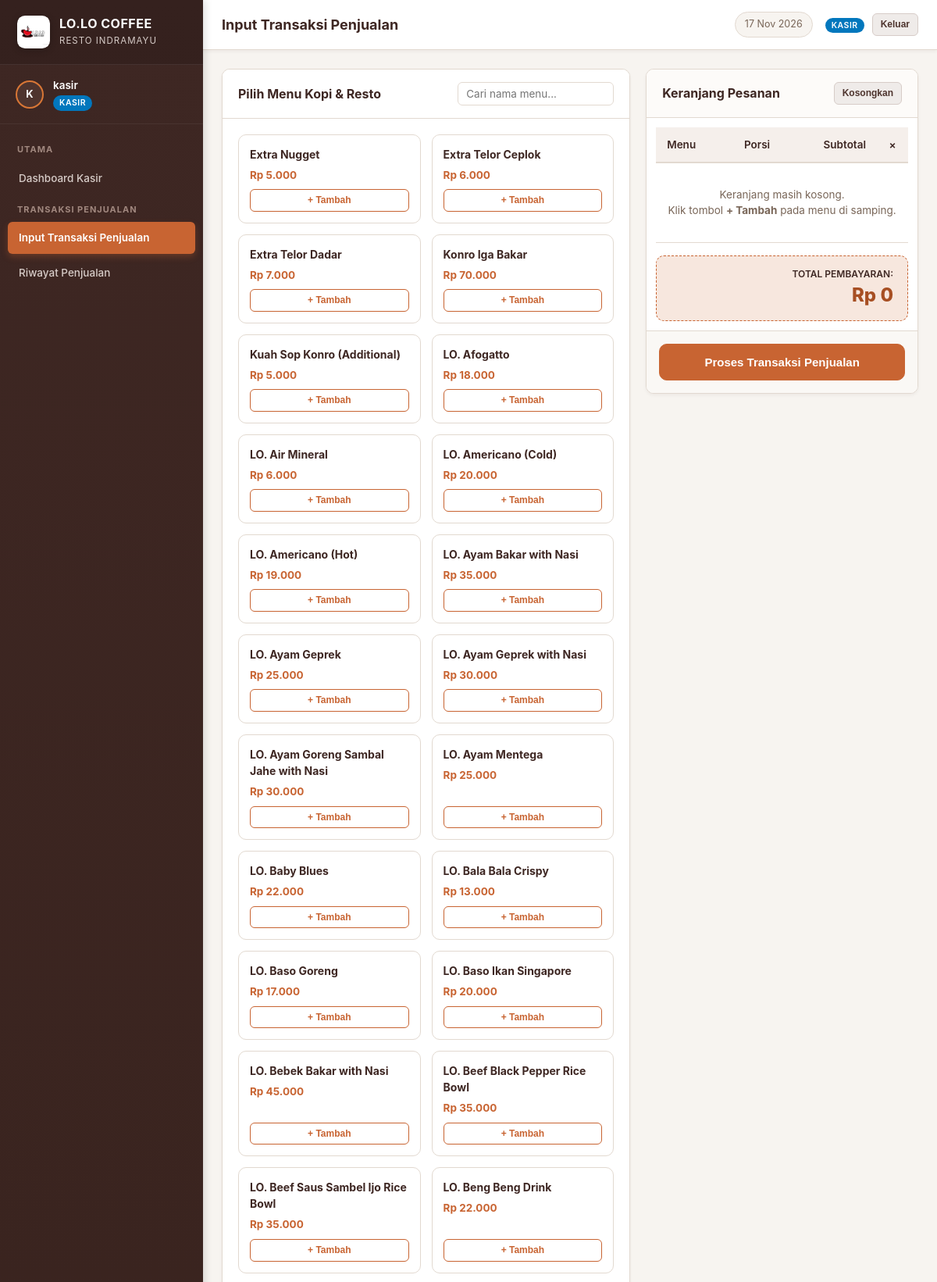
The app's page /pages/kasir/penjualan.php (signed in, upper part) with its own data.
### tables this page shows
CREATE TABLE `menu` (
    `id_menu` INT AUTO_INCREMENT PRIMARY KEY,
    `nama_menu` VARCHAR(100) NOT NULL,
    `harga` DECIMAL(12,2) NOT NULL DEFAULT 0.00,
    `created_at` TIMESTAMP DEFAULT CURRENT_TIMESTAMP
);

### config/database.php (called while the page is built, shortened)
<?php
class Database {
    private static $host = '127.0.0.1';
    private static $db_name = 'proyek 1';
    private static $username = 'root';
    private static $password = '';
    private static $conn = null;
    public static function getConnection() {
        if (self::$conn === null) {
            try {
                $options = [
                    PDO::ATTR_ERRMODE => PDO::ERRMODE_EXCEPTION,
                    PDO::ATTR_DEFAULT_FETCH_MODE => PDO::FETCH_ASSOC,
                    PDO::ATTR_EMULATE_PREPARES => true,
                    PDO::MYSQL_ATTR_MULTI_STATEMENTS => true,
                ];
                $dsn = "mysql:host=" . self::$host . ";dbname=" . self::$db_name . ";charset=utf8mb4";
                try {
                    self::$conn = new PDO($dsn, self::$username, self::$password, $options);
                } catch (PDOException $e) {
                    if ($e->getCode() == 1049 || strpos($e->getMessage(), 'Unknown database') !== false) {
                        $serverPdo = new PDO("mysql:host=" . self::$host . ";charset=utf8mb4", self::$username, self::$password, $options);
                        $serverPdo->exec("CREATE DATABASE IF NOT EXISTS `" . self::$db_name . "` DEFAULT CHARACTER SET utf8mb4 COLLATE utf8mb4_unicode_ci;");
                        self::$conn = new PDO($dsn, self::$username, self::$password, $options);
                    } else {
                        throw $e;
                    }
                }
                $needImport = false;
                $checkTable = self::$conn->query("SHOW TABLES LIKE 'menu'");
                if ($checkTable->rowCount() === 0) {
                    $needImport = true;
                } else {
                    $countMenu = (int)self::$conn->query("SELECT COUNT(*) FROM `menu`")->fetchColumn();
                }
            } catch (PDOException $e) {
                die('<div style="font-family:Segoe UI,sans-serif;max-width:600px;margin:50px auto;padding:24px;background:#fff3cd;border:1px solid #ffeeba;border-radius:8px;color:#856404;">' .
                    '<h3 style="margin-top:0;">Gagal Terhubung ke Database MySQL</h3>' .
                    '<p>Pastikan MySQL di Laragon / XAMPP sudah aktif.</p>' .
                    '<p><small>Detail Error: ' . htmlspecialchars($e->getMessage()) . '</small></p>' .
                    '</div>');
            }
        }
        return self::$conn;
    }
}
if (!function_exists('format_rupiah')) {
    function format_rupiah($angka) {
        return 'Rp ' . number_format((float)$angka, 0, ',', '.');
    }
}

### classes/Menu.php (called while the page is built, shortened)
<?php
require_once __DIR__ . '/../config/database.php';
class Menu {
    private $db;
    public function __construct() {
        $this->db = Database::getConnection();
    }
    public function getAll() {
        $stmt = $this->db->query("SELECT * FROM menu ORDER BY nama_menu ASC");
        return $stmt->fetchAll();
    }
}

### pages/kasir/penjualan.php (the view, shortened to what this page needs)
<?php
require_once __DIR__ . '/../../classes/Menu.php';
$menuModel = new Menu();
$daftarMenu = $menuModel->getAll();
require_once __DIR__ . '/../../includes/header.php';
?>
<div class="pos-layout">
    <div>
        <div class="card">
            <div class="card-header">
                <div class="card-title">Pilih Menu Kopi & Resto</div>
                <input type="text" id="searchMenuInput" placeholder="Cari nama menu..."
                       class="form-control" style="max-width: 200px; padding: 6px 10px;" onkeyup="filterMenuCards()">
            </div>
            <div class="card-body">
                <div class="menu-card-grid" id="menuGrid">
                    <?php foreach ($daftarMenu as $m): ?>
                        <div class="menu-item-box" data-name="<?= strtolower(htmlspecialchars($m['nama_menu'])) ?>">
                            <div>
                                <div class="menu-item-title"><?= htmlspecialchars($m['nama_menu']) ?></div>
                                <div class="menu-item-price"><?= format_rupiah($m['harga']) ?></div>
                            </div>
                            <button type="button" class="btn btn-sm btn-outline"
                                    onclick="addToCart(<?= $m['id_menu'] ?>, '<?= addslashes(htmlspecialchars($m['nama_menu'])) ?>', <?= (float)$m['harga'] ?>)">
                                + Tambah
                            </button>
                        </div>
                    <?php endforeach; ?>
                </div>
            </div>
        </div>
    </div>
    <div>
        <div class="card" style="position: sticky; top: 80px;">
            <div class="card-header" style="background: #FDFBF9;">
                <div class="card-title">Keranjang Pesanan</div>
                <button type="button" class="btn btn-sm btn-secondary" onclick="clearCart()">Kosongkan</button>
            </div>
            <form method="POST" action="" id="formCheckout">
                <div class="card-body" style="padding: 12px;">
                    <div class="table-responsive" style="max-height: 340px; overflow-y:auto;">
                        <table class="table cart-table" id="cartTable">
                            <thead>
                                <tr>
                                    <th>Menu</th>
                                    <th style="width: 80px; text-align:center;">Porsi</th>
                                    <th style="text-align:right;">Subtotal</th>
                                    <th style="width: 40px; text-align:center;">&times;</th>
                                </tr>
                            </thead>
                            <tbody id="cartTableBody">
                                <tr id="emptyCartRow">
                                    <td colspan="4" style="text-align:center; padding: 30px 10px; color: var(--text-muted);">
                                        Keranjang masih kosong.<br>Klik tombol <strong>+ Tambah</strong> pada menu di samping.
                                    </td>
                                </tr>
                            </tbody>
                        </table>
                    </div>
                    <div class="total-display-box">
                        <div class="label">Total Pembayaran:</div>
                        <div class="amount" id="lblTotalBayar">Rp 0</div>
                    </div>
                </div>
                <div class="card-footer" style="padding: 16px;">
                    <button type="submit" class="btn btn-primary btn-lg" id="btnSubmitPesanan" style="width: 100%;" disabled>
                        Proses Transaksi Penjualan
                    </button>
                </div>
            </form>
        </div>
    </div>
</div>
<?php require_once __DIR__ . '/../../includes/footer.php'; ?>

### assets/css/style.css (style rules this page uses)
:root { --cafe-dark: #2A1810; --cafe-espresso: #3E2723; --cafe-mocha: #4E342E; --cafe-caramel: #8D6E63; --cafe-cream: #F5EFEB; --cafe-accent: #C86432; --cafe-accent-hover: #A74F23; --cafe-accent-light: #F7E7DE; --cafe-amber: #D97736; --bg-body: #F7F4F0; --bg-card: #FFFFFF; --border-color: #E2D9D0; --text-primary: #2B1D16; --text-muted: #796658; --color-success: #2E7D32; --color-success-bg: #E8F5E9; --color-danger: #C62828; --color-danger-bg: #FFEBEE; --color-warning: #E65100; --color-warning-bg: #FFF3E0; --color-info: #0277BD; --color-info-bg: #E1F5FE; --sidebar-width: 260px; --header-height: 64px; --transition: all 0.25s ease-in-out; --shadow-sm: 0 2px 4px rgba(42, 24, 16, 0.05); --shadow-md: 0 4px 12px rgba(42, 24, 16, 0.08); --shadow-lg: 0 10px 25px rgba(42, 24, 16, 0.12); --radius-sm: 6px; --radius-md: 10px; --radius-lg: 16px; }
* { margin: 0; padding: 0; box-sizing: border-box; }
body { font-family: -apple-system, BlinkMacSystemFont, "Segoe UI", Roboto, "Helvetica Neue", Arial, sans-serif; background-color: var(--bg-body); color: var(--text-primary); line-height: 1.5; font-size: 14.5px; }
.card { background: var(--bg-card); border-radius: var(--radius-md); border: 1px solid var(--border-color); box-shadow: var(--shadow-sm); margin-bottom: 24px; overflow: hidden; }
.card-header { padding: 16px 20px; background: #FFF; border-bottom: 1px solid var(--border-color); display: flex; align-items: center; justify-content: space-between; flex-wrap: wrap; gap: 12px; }
.card-title { font-size: 16px; font-weight: 700; color: var(--cafe-espresso); display: flex; align-items: center; gap: 8px; }
.card-body { padding: 20px; }
.card-footer { padding: 14px 20px; background: #FAF8F5; border-top: 1px solid var(--border-color); display: flex; align-items: center; justify-content: flex-end; gap: 10px; }
.table-responsive { overflow-x: auto; width: 100%; -webkit-overflow-scrolling: touch; }
.table { width: 100%; border-collapse: collapse; text-align: left; font-size: 13.5px; }
.table th { background: #F5EFEB; color: var(--cafe-espresso); font-weight: 600; padding: 12px 14px; border-bottom: 2px solid var(--border-color); white-space: nowrap; }
.table td { padding: 12px 14px; border-bottom: 1px solid var(--border-color); vertical-align: middle; }
.btn { display: inline-flex; align-items: center; justify-content: center; gap: 6px; padding: 8px 16px; font-size: 13.5px; font-weight: 600; border-radius: var(--radius-sm); border: 1px solid transparent; cursor: pointer; text-decoration: none; transition: var(--transition); line-height: 1.4; }
.btn-sm { padding: 5px 10px; font-size: 12px; }
.btn-lg { padding: 12px 24px; font-size: 15px; border-radius: var(--radius-md); }
.btn-primary { background: var(--cafe-accent); color: #FFF; border-color: var(--cafe-accent); }
.btn-secondary { background: #EFEBE9; color: var(--cafe-mocha); border-color: #D7CCC8; }
.btn-outline { background: transparent; color: var(--cafe-accent); border-color: var(--cafe-accent); }
.form-control { width: 100%; padding: 9px 12px; font-size: 13.5px; border: 1px solid var(--border-color); border-radius: var(--radius-sm); color: var(--text-primary); background: #FFF; transition: var(--transition); outline: none; font-family: inherit; }
.pos-layout { display: grid; grid-template-columns: 1.2fr 0.8fr; gap: 20px; }
.menu-card-grid { display: grid; grid-template-columns: repeat(auto-fill, minmax(180px, 1fr)); gap: 14px; }
.menu-item-box { background: #FFF; border: 1px solid var(--border-color); border-radius: var(--radius-md); padding: 14px; cursor: pointer; transition: var(--transition); display: flex; flex-direction: column; justify-content: space-between; }
.menu-item-title { font-weight: 700; font-size: 14px; color: var(--cafe-espresso); margin-bottom: 6px; }
.menu-item-price { font-size: 13.5px; color: var(--cafe-accent); font-weight: 700; margin-bottom: 8px; }
.cart-table td { padding: 8px 10px; }
.total-display-box { background: var(--cafe-accent-light); border: 1px dashed var(--cafe-accent); border-radius: var(--radius-md); padding: 14px 18px; margin-top: 16px; text-align: right; }
.total-display-box .label { font-size: 12px; text-transform: uppercase; color: var(--cafe-espresso); font-weight: 600; }
.total-display-box .amount { font-size: 24px; font-weight: 800; color: var(--cafe-accent-hover); }

### records on screen
menu: nama_menu "Extra Nugget", harga "Rp 5.000"
menu: nama_menu "Extra Telor Ceplok", harga "Rp 6.000"
menu: nama_menu "Extra Telor Dadar", harga "Rp 7.000"
menu: nama_menu "Konro Iga Bakar", harga "Rp 70.000"
menu: nama_menu "Kuah Sop Konro (Additional)", harga "Rp 5.000"
menu: nama_menu "LO. Afogatto", harga "Rp 18.000"
menu: nama_menu "LO. Air Mineral", harga "Rp 6.000"
menu: nama_menu "LO. Americano (Cold)", harga "Rp 20.000"
menu: nama_menu "LO. Americano (Hot)", harga "Rp 19.000"
menu: nama_menu "LO. Ayam Bakar with Nasi", harga "Rp 35.000"
menu: nama_menu "LO. Ayam Geprek", harga "Rp 25.000"
menu: nama_menu "LO. Ayam Geprek with Nasi", harga "Rp 30.000"
menu: nama_menu "LO. Ayam Goreng Sambal Jahe with Nasi", harga "Rp 30.000"
menu: nama_menu "LO. Ayam Mentega", harga "Rp 25.000"
menu: nama_menu "LO. Baby Blues", harga "Rp 22.000"
menu: nama_menu "LO. Bala Bala Crispy", harga "Rp 13.000"
menu: nama_menu "LO. Baso Goreng", harga "Rp 17.000"
menu: nama_menu "LO. Baso Ikan Singapore", harga "Rp 20.000"
menu: nama_menu "LO. Bebek Bakar with Nasi", harga "Rp 45.000"
menu: nama_menu "LO. Beef Black Pepper Rice Bowl", harga "Rp 35.000"
menu: nama_menu "LO. Beef Saus Sambel Ijo Rice Bowl", harga "Rp 35.000"
menu: nama_menu "LO. Beng Beng Drink", harga "Rp 22.000"

### other values on screen
substr(current_user_name(), 0, 1) "K"
current_user_name() "kasir"
$role "KASIR"
$page_title "Input Transaksi Penjualan"
$current_user_role "KASIR"
